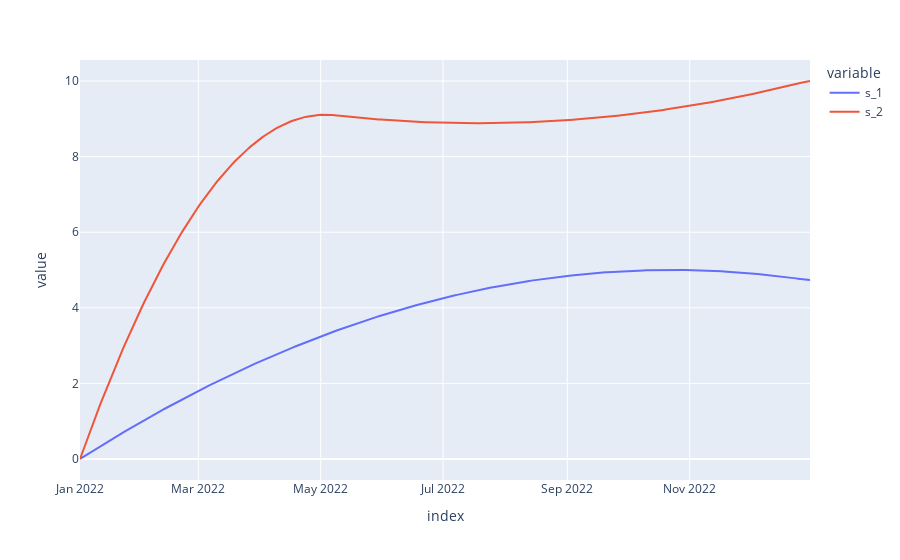

Notebook code cell kept with this figure:
### Code cell
fig = px.line(df)
fig.show()

### Figure 1 — Plotly figure (JSON) as saved in the notebook; plotly's stock layout.template omitted (floating-point values rounded to 4 significant figures; data arrays with more than 128 entries replaced by an {"elided": "..."} marker saying what was removed)
{"data": [{"hovertemplate": "variable=s_1<br>index=%{x}<br>value=%{y}<extra></extra>", "legendgroup": "s_1", "line": {"color": "#636efa", "dash": "solid"}, "marker": {"symbol": "circle"}, "mode": "lines", "name": "s_1", "orientation": "v", "showlegend": true, "type": "scatter", "x": {"elided": "364 str values"}, "xaxis": "x", "y": {"elided": "364 float values"}, "yaxis": "y"}, {"hovertemplate": "variable=s_2<br>index=%{x}<br>value=%{y}<extra></extra>", "legendgroup": "s_2", "line": {"color": "#EF553B", "dash": "solid"}, "marker": {"symbol": "circle"}, "mode": "lines", "name": "s_2", "orientation": "v", "showlegend": true, "type": "scatter", "x": {"elided": "364 str values"}, "xaxis": "x", "y": {"elided": "364 float values"}, "yaxis": "y"}], "layout": {"legend": {"title": {"text": "variable"}, "tracegroupgap": 0}, "margin": {"t": 60}, "xaxis": {"anchor": "y", "domain": [0, 1], "title": {"text": "index"}}, "yaxis": {"anchor": "x", "domain": [0, 1], "title": {"text": "value"}}}}
